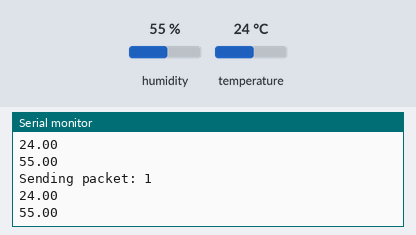
Simulated run of this sketch. Board: Arduino Uno, built with avr-gcc and run on an emulated ATmega328P. On the bench: the last lines printed to the serial monitor. Inputs (shaded band) come from the test bench; at power-on: humidity 55 %, temperature 24 °C. No radio packets arrive unless stated.

Above: at 10.8 s.
10.9 s: humidity set to 22 %
At 20.7 s:
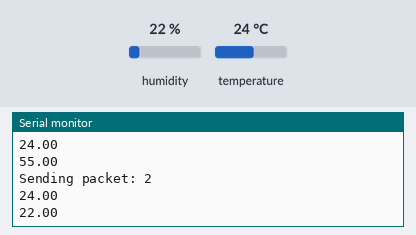
20.9 s: temperature set to 12 °C
At 30.7 s:
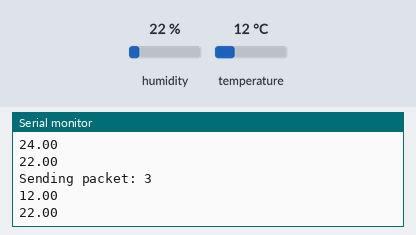
30.9 s: humidity set to 40 %
At 40.7 s:
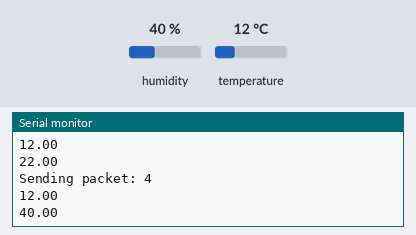
Timing chart, 0 to 42.2 s (numbered marks = the images above; inputs shaded):
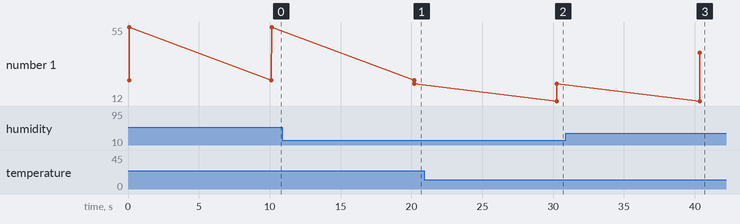

Measured:
- after the input at 10.9 s, the serial monitor: prints a new line after 9.3 s (image 1)
- after the input at 20.9 s, the serial monitor: prints a new line after 9.4 s (image 2)
- after the input at 30.9 s, the serial monitor: prints a new line after 9.4 s (image 3)
- plotted number 1: 55 → 22 after the input at 10.9 s, 22 → 40 after the input at 30.9 s

The sketch:

LORA_NODE.ino
```cpp
#include <SPI.h>
#include <LoRa.h>
#include<DHT22.h>
int counter = 0;
#define data A1
DHT22 dht22(data);

void setup() {
  Serial.begin(9600);
  while (!Serial);
  Serial.println("Bat dau ket noi Lora : ");
  if (!LoRa.begin(433E6)) {
    Serial.println("Ket noi that bai !");
    while (1);
  }
  LoRa.setSyncWord(0xF3);
  Serial.println("LoRa bat dau gui  tap tin: ");
}

void loop() {
    float nhiet_do = dht22.getTemperature();
    float do_am =  dht22.getHumidity();

    Serial.print("Sending packet: ");
    Serial.println(counter);

  //Send LoRa packet to receiver
  LoRa.beginPacket();

  LoRa.print(nhiet_do);
  LoRa.print('a');
  Serial.print(nhiet_do);Serial.print("\n");
  LoRa.print(do_am);
  LoRa.print('b');
  Serial.print(do_am);Serial.print("\n");
  LoRa.endPacket();

  counter++;

  delay(10000);


}
```
